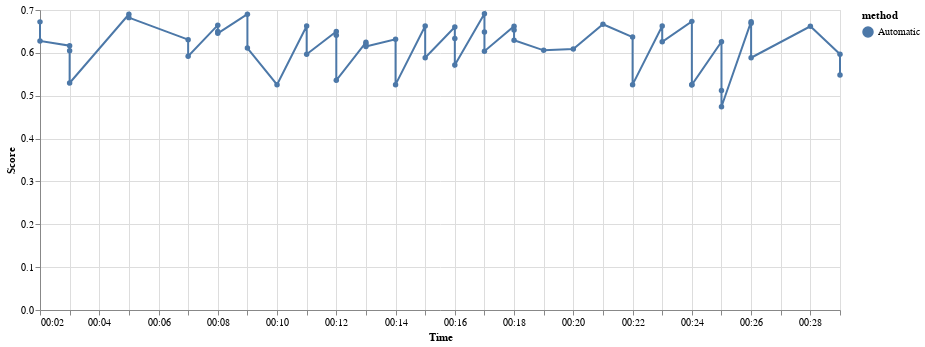

Here is the notebook cell this chart was saved with:
### Code cell
file_path = 'resource/grammar_automatic.json'
search_performances = load_search_performances(dataset, file_path, 'Automatic')
search_results_automatic_proba = pd.DataFrame.from_dict(search_performances)
search_results_automatic_proba['time'] = pd.to_datetime(search_results_automatic_proba['time'])
plot_search_performances(search_results_automatic_proba)

### Figure 1 — Vega-Lite specification as saved in the notebook (floating-point values rounded to 4 significant figures)
{"config": {"view": {"continuousWidth": 400, "continuousHeight": 300}}, "data": {"name": "data-b3c4460dfc7d6c2b1bf2e7c95f2d2dd3"}, "mark": {"type": "line", "point": true}, "encoding": {"color": {"type": "nominal", "field": "method"}, "x": {"type": "temporal", "field": "time", "timeUnit": "hoursminutes", "title": "Time"}, "y": {"type": "quantitative", "field": "score", "title": "Score"}}, "width": 800, "$schema": "https://vega.github.io/schema/vega-lite/v4.8.1.json", "datasets": {"data-b3c4460dfc7d6c2b1bf2e7c95f2d2dd3": [{"method": "Automatic", "score": 0.6913, "time": "2021-10-02T00:17:27.804355"}, {"method": "Automatic", "score": 0.6903, "time": "2021-10-02T00:09:34.566804"}, {"method": "Automatic", "score": 0.69, "time": "2021-10-02T00:05:24.654793"}, {"method": "Automatic", "score": 0.6822, "time": "2021-10-02T00:05:04.084855"}, {"method": "Automatic", "score": 0.6735, "time": "2021-10-02T00:24:13.772977"}, {"method": "Automatic", "score": 0.6728, "time": "2021-10-02T00:26:09.212236"}, {"method": "Automatic", "score": 0.6723, "time": "2021-10-02T00:02:15.166302"}, {"method": "Automatic", "score": 0.6689, "time": "2021-10-02T00:26:50.363186"}, {"method": "Automatic", "score": 0.6668, "time": "2021-10-02T00:21:43.782411"}, {"method": "Automatic", "score": 0.6646, "time": "2021-10-02T00:08:02.931380"}, {"method": "Automatic", "score": 0.6627, "time": "2021-10-02T00:11:41.922940"}, {"method": "Automatic", "score": 0.6627, "time": "2021-10-02T00:15:11.263882"}, {"method": "Automatic", "score": 0.6627, "time": "2021-10-02T00:23:41.208861"}, {"method": "Automatic", "score": 0.6621, "time": "2021-10-02T00:18:29.714748"}, {"method": "Automatic", "score": 0.6621, "time": "2021-10-02T00:28:43.778350"}, {"method": "Automatic", "score": 0.6603, "time": "2021-10-02T00:16:46.185213"}, {"method": "Automatic", "score": 0.6531, "time": "2021-10-02T00:18:05.940304"}, {"method": "Automatic", "score": 0.6501, "time": "2021-10-02T00:08:26.606552"}, {"method": "Automatic", "score": 0.6497, "time": "2021-10-02T00:12:58.233784"}, {"method": "Automatic", "score": 0.6488, "time": "2021-10-02T00:17:48.241295"}, {"method": "Automatic", "score": 0.6456, "time": "2021-10-02T00:08:50.183718"}, {"method": "Automatic", "score": 0.6412, "time": "2021-10-02T00:12:20.212577"}, {"method": "Automatic", "score": 0.6369, "time": "2021-10-02T00:22:07.344460"}, {"method": "Automatic", "score": 0.6336, "time": "2021-10-02T00:16:22.613871"}, {"method": "Automatic", "score": 0.6316, "time": "2021-10-02T00:14:14.942168"}, {"method": "Automatic", "score": 0.6309, "time": "2021-10-02T00:07:36.378984"}, {"method": "Automatic", "score": 0.6295, "time": "2021-10-02T00:18:53.287010"}, {"method": "Automatic", "score": 0.6278, "time": "2021-10-02T00:02:56.950574"}, {"method": "Automatic", "score": 0.626, "time": "2021-10-02T00:25:10.252333"}, {"method": "Automatic", "score": 0.6257, "time": "2021-10-02T00:23:24.022015"}, {"method": "Automatic", "score": 0.6246, "time": "2021-10-02T00:13:15.710789"}, {"method": "Automatic", "score": 0.6199, "time": "2021-10-02T00:13:57.368137"}, {"method": "Automatic", "score": 0.6168, "time": "2021-10-02T00:03:37.720816"}, {"method": "Automatic", "score": 0.6149, "time": "2021-10-02T00:13:36.534351"}, {"method": "Automatic", "score": 0.6112, "time": "2021-10-02T00:09:10.743921"}, {"method": "Automatic", "score": 0.6089, "time": "2021-10-02T00:20:01.968263"}, {"method": "Automatic", "score": 0.6059, "time": "2021-10-02T00:19:29.128841"}, {"method": "Automatic", "score": 0.6049, "time": "2021-10-02T00:03:17.556534"}, {"method": "Automatic", "score": 0.6038, "time": "2021-10-02T00:17:03.963847"}, {"method": "Automatic", "score": 0.5969, "time": "2021-10-02T00:11:24.711385"}, {"method": "Automatic", "score": 0.5969, "time": "2021-10-02T00:29:58.098177"}, {"method": "Automatic", "score": 0.592, "time": "2021-10-02T00:07:18.583522"}, {"method": "Automatic", "score": 0.5886, "time": "2021-10-02T00:26:29.667903"}, {"method": "Automatic", "score": 0.5886, "time": "2021-10-02T00:15:44.080811"}, {"method": "Automatic", "score": 0.5718, "time": "2021-10-02T00:16:01.926297"}, {"method": "Automatic", "score": 0.5483, "time": "2021-10-02T00:29:01.416841"}, {"method": "Automatic", "score": 0.5361, "time": "2021-10-02T00:12:37.452868"}, {"method": "Automatic", "score": 0.5296, "time": "2021-10-02T00:03:55.158471"}, {"method": "Automatic", "score": 0.5258, "time": "2021-10-02T00:10:10.139944"}, {"method": "Automatic", "score": 0.5258, "time": "2021-10-02T00:14:50.595592"}, {"method": "Automatic", "score": 0.5258, "time": "2021-10-02T00:22:27.696185"}, {"method": "Automatic", "score": 0.5258, "time": "2021-10-02T00:24:31.702861"}, {"method": "Automatic", "score": 0.5253, "time": "2021-10-02T00:24:52.577137"}, {"method": "Automatic", "score": 0.5124, "time": "2021-10-02T00:25:30.818971"}, {"method": "Automatic", "score": 0.4742, "time": "2021-10-02T00:25:48.682478"}]}}
